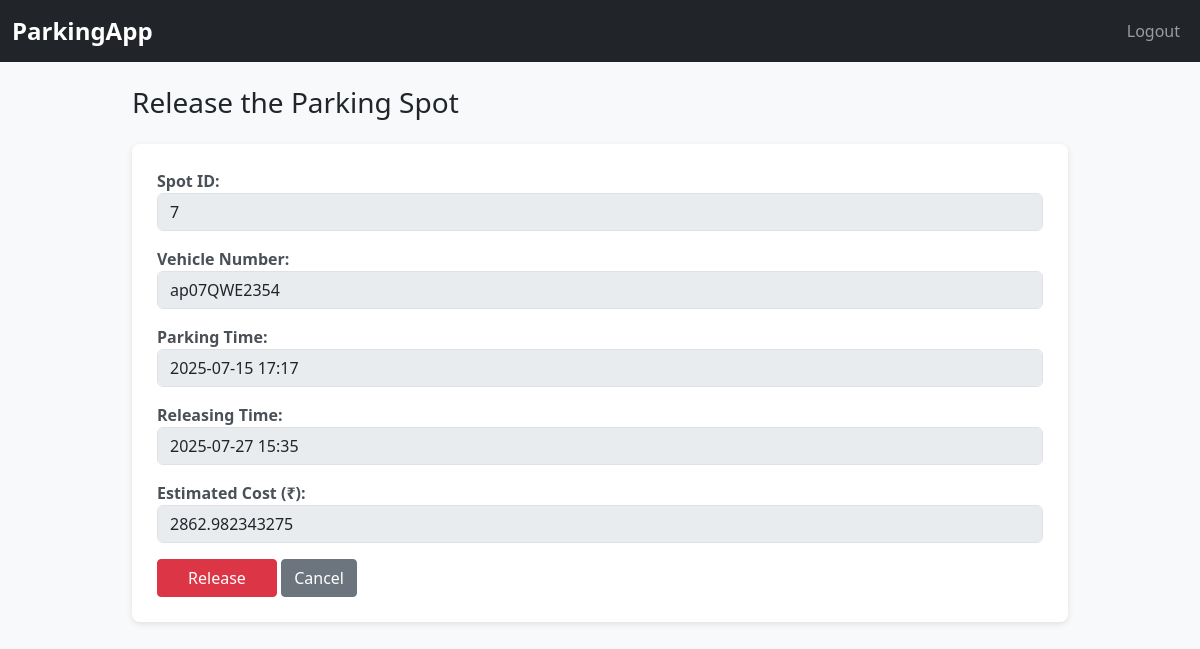
Screenshot of /release/1 (signed in) with the database file from the repository.
### models/models.py (models this page shows)
class ParkingSpot(db.Model):
    id = db.Column(db.Integer, primary_key=True)
    lot_id = db.Column(db.Integer, db.ForeignKey('parking_lot.id'), nullable=False)
    spot_number = db.Column(db.Integer, nullable=False)
    status = db.Column(db.String(1), default='A')
    reservations = db.relationship('Reservation', backref='spot', lazy=True)

class Reservation(db.Model):
    id = db.Column(db.Integer, primary_key=True)
    spot_id = db.Column(db.Integer, db.ForeignKey('parking_spot.id'), nullable=False)
    user_id = db.Column(db.Integer, db.ForeignKey('user.id'), nullable=False)
    vehicle_number = db.Column(db.String(50))
    parking_timestamp = db.Column(db.DateTime, default=datetime.utcnow)
    leaving_timestamp = db.Column(db.DateTime)
    cost_per_hour = db.Column(db.Float)
    in_parking=db.Column(db.Boolean)

### controllers/user_routes.py (the view, shortened to what this page needs)
@user_bp.route('/release/<int:res_id>', methods=['GET', 'POST'])
@login_required
def release_spot(res_id):
    reservation = Reservation.query.get_or_404(res_id)
    if reservation.user_id != current_user.id or reservation.leaving_timestamp:
        flash("Invalid or already released reservation.")
        return redirect(url_for('user.user_dashboard'))
    return render_template("user_release_parking.html", reservation=reservation, now= datetime.utcnow())

### app.py (called while the page is built)
@login_manager.user_loader
def load_user(user_id):
    return User.query.get(int(user_id))

### templates/user_release_parking.html (shortened to what this page needs)
{% extends "base.html" %}
{% block content %}
<h3 class="mb-4">Release the Parking Spot</h3>
<form method="POST">
    <div class="mb-3">
        <label>Spot ID:</label>
        <input type="text" class="form-control" value="{{ reservation.spot.id }}" disabled>
    </div>
    <div class="mb-3">
        <label>Vehicle Number:</label>
        <input type="text" class="form-control" value="{{ reservation.vehicle_number }}" disabled>
    </div>
    <div class="mb-3">
        <label>Parking Time:</label>
        <input type="text" class="form-control" value="{{ reservation.parking_timestamp.strftime('%Y-%m-%d %H:%M') }}" disabled>
    </div>
    <div class="mb-3">
        <label>Releasing Time:</label>
        <input type="text" class="form-control" value="{{ now.strftime('%Y-%m-%d %H:%M') }}" disabled>
    </div>
    <div class="mb-3">
        <label>Estimated Cost (₹):</label>
        <input type="text" class="form-control"
               value="{{ ((now - reservation.parking_timestamp).total_seconds() / 3600) * reservation.cost_per_hour | round(2) }}" disabled>
    </div>
    <button type="submit" class="btn btn-danger">Release</button>
    <a href="{{ url_for('user.user_dashboard') }}" class="btn btn-secondary">Cancel</a>
</form>
{% endblock %}

### static/style.css (style rules this page uses)
body { background-color: #f8f9fa; font-family: 'Segoe UI', Tahoma, Geneva, Verdana, sans-serif; }
form { background: #ffffff; padding: 25px; border-radius: 8px; box-shadow: 0 2px 6px rgb(0 0 0 / 0.1); }
form label { font-weight: 600; color: #495057; }
form input, form select { border-radius: 4px; }
form button { min-width: 120px; font-weight: 600; }
.btn { border-radius: 4px; transition: background-color 0.3s ease; }

### rows the page displays
ParkingSpot: spot.id "7"
Reservation: vehicle_number "ap07QWE2354", parking_timestamp "2025-07-15 17:17", parking_timestamp+cost_per_hour "2862.982343275"
